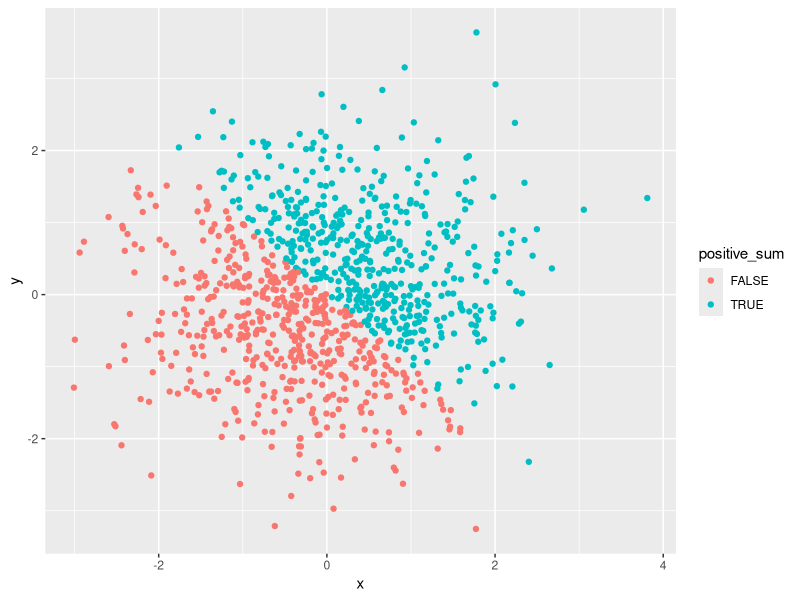
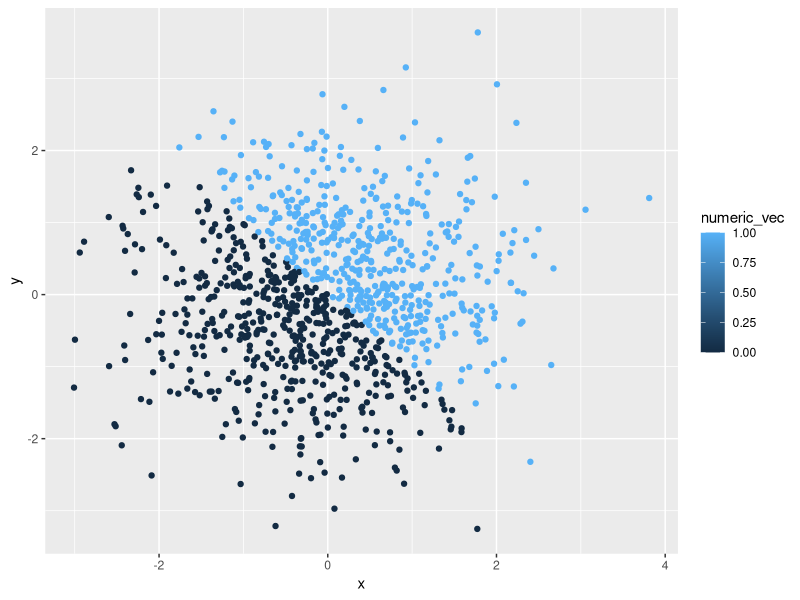
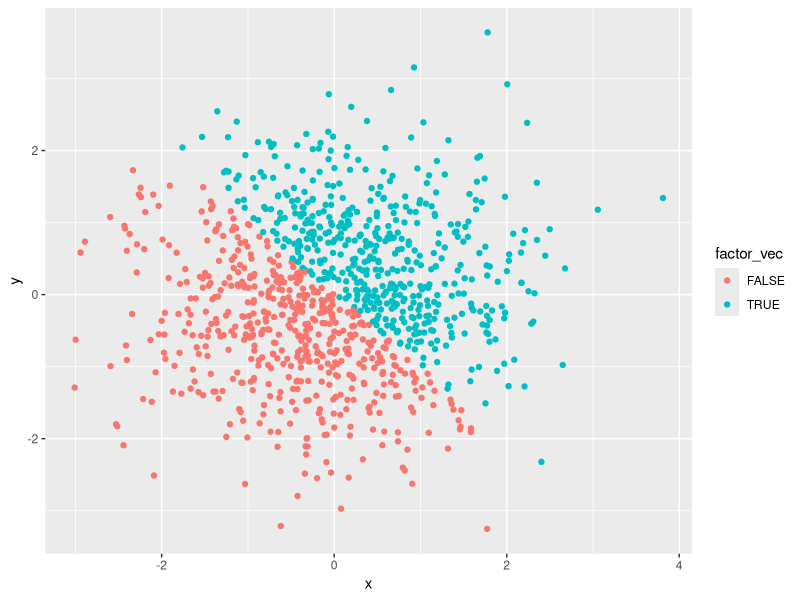

Write the R code that produced these figures, in order.
## ---- chunk 1
set.seed(1)
random_sample = runif(10, 0, 5)  
logical_vec = random_sample > 2
char_vec = rep(c("a", "b", "c", "d", "e"), 2)
factor_vec = factor(rep(c(0, 1), 5), levels = c(0, 1))

#create a data frame from the 4 vectors above
data_frame = data.frame(random_sample, logical_vec, char_vec, factor_vec)

#show the data frame
data_frame
## ---- chunk 2
mean(data_frame$random_sample)
mean(data_frame$logical_vec)
## ---- chunk 3
mean(data_frame$char_vec)
mean(data_frame$factor_vec)
## ---- chunk 4
as.numeric(as.factor(char_vec))
as.character(factor_vec)
as.numeric(as.character(factor_vec))
## ---- chunk 5
factor_vec_labeled = factor(rep(c(0, 1), 5), levels = c(0, 1), labels = c("male","female"))
as.character(factor_vec_labeled)
as.numeric(as.character(factor_vec_labeled))
## ---- chunk 6
rm(list=ls())
## ---- chunk 7
set.seed(1)
x = rnorm(1000) 
y = rnorm(1000)
positive_sum = x + y > 0
numeric_vec = as.numeric(positive_sum)
factor_vec = as.factor(positive_sum)

#combine the 5 vectors above into data frame
data_frame = data.frame(x, y, positive_sum, numeric_vec, factor_vec)
head(data_frame)
## ---- chunk 8
library(tidyverse)
## ---- chunk 9
ggplot(data_frame, aes(x = x, y = y, color = positive_sum)) + geom_point()
ggsave("scatter_plot.pdf", height = 4, width = 6)
## ---- chunk 10
ggplot(data_frame, aes(x = x, y = y, color = numeric_vec)) + geom_point()
ggplot(data_frame, aes(x = x, y = y, color = factor_vec)) + geom_point()
